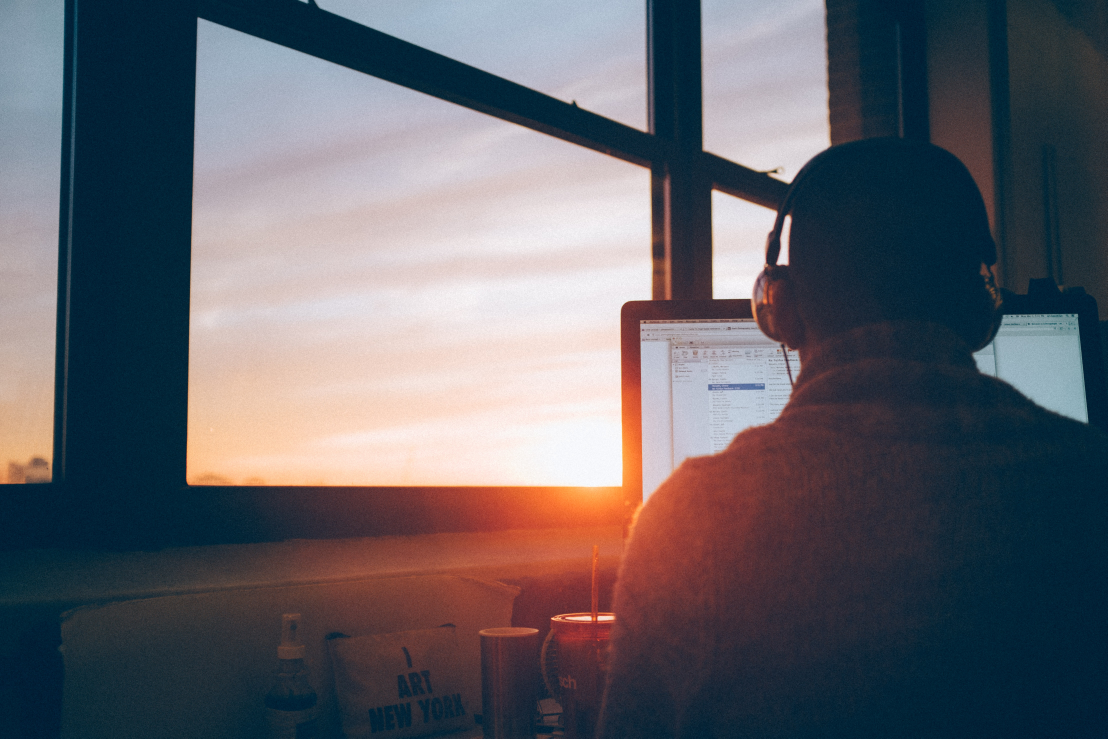
#> input picture ComputerGeek.jpg, 4430 x 2953 px (shown at 1/4 size)
$ python script.py
#> lines starting #> are read from the running program, lines starting #| are printed output that depends on the picture
from PIL import Image

img = Image.open('./ComputerGeek.jpg')
#> img is the input picture: PIL image 4430x2953 RGB; mean R, G, B 97.4, 97.5, 104.7
img.thumbnail((400,400))
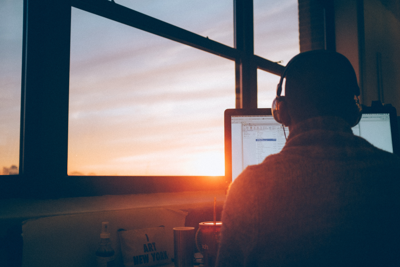
#> img: PIL image 400x267 RGB; mean R, G, B 97.4, 97.4, 104.7
img.save('ResizedImg.jpg')
print(f'Compressed Image size: {img.size}')
#| Compressed Image size: (400, 267)
